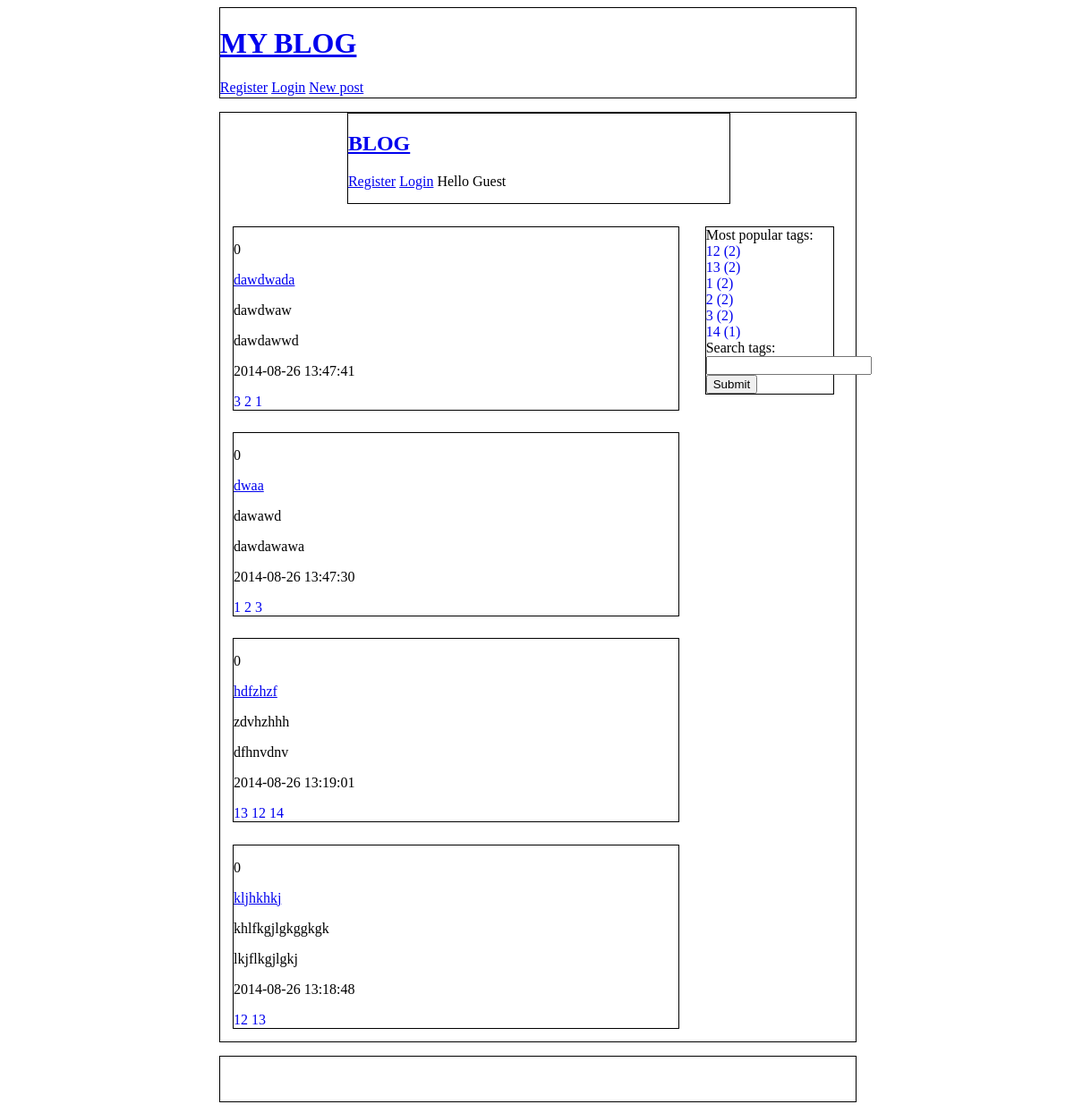
Before: /tp/index.php with the older database file.
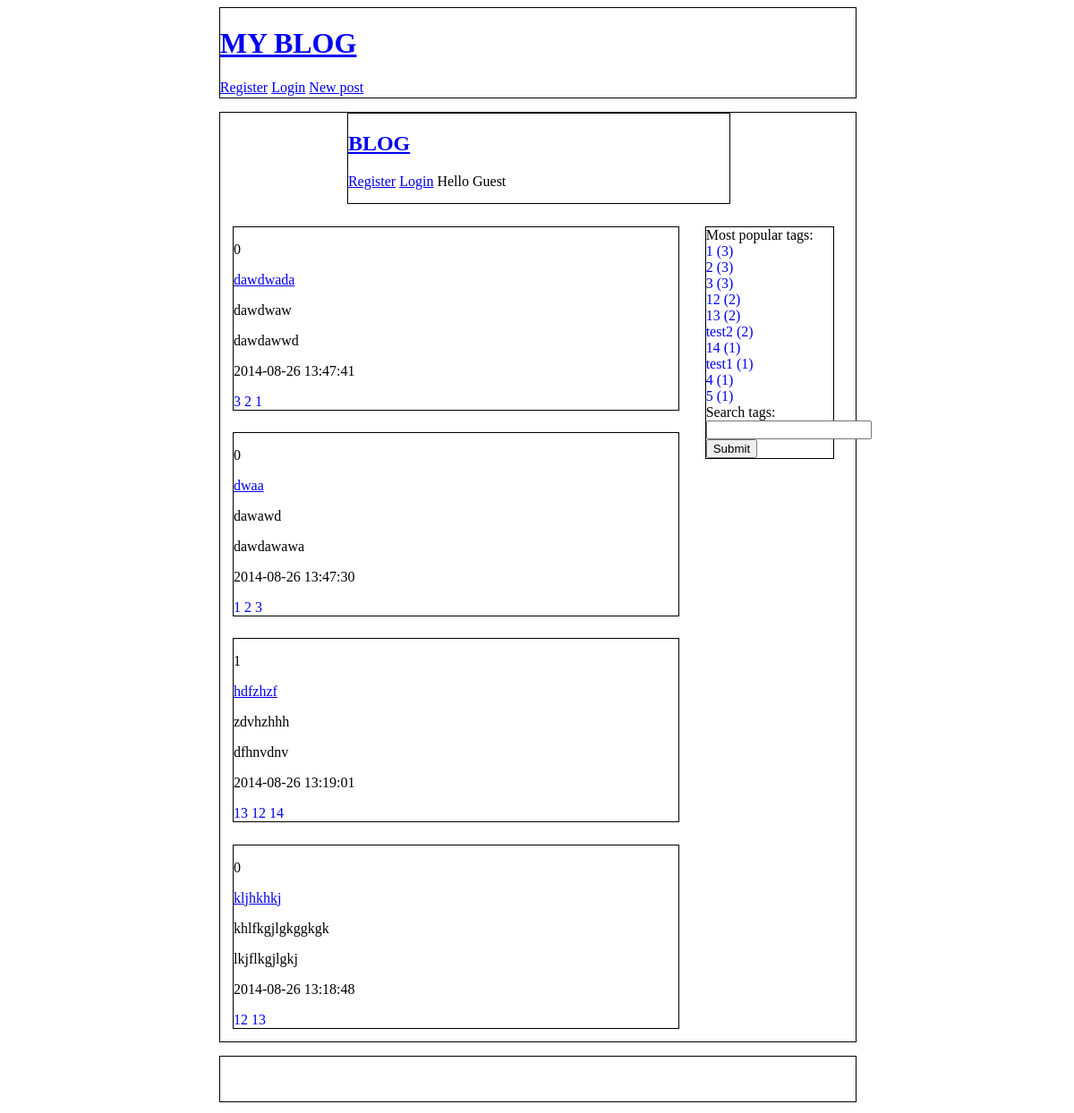
After: the same page with the newer database file.
### tables this page shows
CREATE TABLE IF NOT EXISTS `posts` (
`post_id` int(11) unsigned NOT NULL,
  `post_count` int(10) NOT NULL DEFAULT '0',
  `post_title` varchar(255) DEFAULT NULL,
  `post_desc` text,
  `post_cont` text,
  `post_date` datetime DEFAULT CURRENT_TIMESTAMP,
  `user_id` int(11) unsigned NOT NULL DEFAULT '0',
  `post_tags` varchar(255) NOT NULL
);

CREATE TABLE IF NOT EXISTS `tags` (
`tag_id` int(11) unsigned NOT NULL,
  `tag_count` int(11) unsigned NOT NULL DEFAULT '1',
  `tag_title` varchar(20) NOT NULL
);

### tp/index.php (the view, shortened to what this page needs)
<!DOCTYPE html>
<html>
<head>
    <link type="text/css" rel="stylesheet" href="Styles/index.css"/>
</head>
<body>
<header>
    <h1><a href="index.php">MY BLOG</a></h1>
    <a href="register.php">Register</a>
    <a href="login.php">Login</a>
    <a href="addpost.php">New post</a>
</header>
<main>
    <section>
    <?php
    include "header.php";
    if(isset($_GET['tag'])){
        $tag = $_GET['tag'];
        if(isset($_GET['page'])){
        $page =$_GET['page'];
            $offset =($page-1)*5;
        $query="SELECT post_id ,post_date,post_desc,post_cont,post_title,post_count, post_tags
        FROM posts WHERE post_tags LIKE '% $tag %' OR post_tags LIKE '$tag %' OR post_tags LIKE '% $tag'
         ORDER BY post_date DESC LIMIT 5 OFFSET $offset";
        }else{
            $query="SELECT post_id ,post_date,post_desc,post_cont,post_title,post_count, post_tags
        FROM posts WHERE post_tags LIKE '% $tag %' OR post_tags LIKE '$tag %' OR post_tags LIKE '% $tag'
         ORDER BY post_date DESC LIMIT 5";
        }
    }else{
      if(isset($_GET['page'])){
          $page =$_GET['page'];
          $offset =($page-1)*5;
          $query="SELECT post_id, post_title, post_desc, post_cont, post_date,post_count, post_tags FROM posts WHERE post_date <= now()
ORDER BY post_date DESC  LIMIT 5 OFFSET $offset";
      }else{
        $query="SELECT post_id,post_title, post_desc, post_cont, post_date,post_count, post_tags FROM posts WHERE post_date <= now()
ORDER BY post_date DESC LIMIT 5";
      }
    }
    $sth =  $db->query($query);
    while ($row = $sth->fetch(PDO::FETCH_ASSOC))
    {
        $title = $row['post_title'];
        $desc = $row['post_desc'];
        $cont = $row['post_cont'];
        $date = $row['post_date'];
        $postId = $row['post_id'];
        $count = $row['post_count'];
        $tagarray = explode(" ",$row['post_tags']);
        echo "<article class='posts'>";
        echo "<p>$count</p>";
        echo "<p><a href='viewpost.php?id=$postId'>$title</a></p>";
        echo "<p>$desc</p>";
        echo "<p>$cont</p>";
        echo "<p>$date</p>";
        foreach($tagarray as $value){
          if(isset($_GET['page'])){
              $page=$_GET['page'];
           echo "<a href='index.php?tag=$value&page=$page'  style='text-decoration:none'>$value</a>";
            echo " ";
          }else{
              echo "<a href='index.php?tag=$value'  style='text-decoration:none'>$value</a>";
          }
        }
        echo "</article>";
    }
     ?>
    </section>
    <aside>
        Most popular tags:<br>
        <?php
        $query="SELECT tag_title, tag_count FROM tags ORDER BY tag_count DESC LIMIT 10";
        $sth =  $db->query($query);
        while ($row = $sth->fetch(PDO::FETCH_ASSOC))
        {
            $title = $row['tag_title'];
            $count = $row['tag_count'];
            ?>
            <a href='index.php?tag=<?=$title?>' style="text-decoration:none;"><?=$title?> (<?=$count?>)</a><br>
        <?php
        }
        ?>
        <form method="get">
            <label for="tag">Search tags:</label><br>
            <input type="text" name="tag" id="tag"><br>
            <input type="submit">
        </form>
    </aside>
</main>
<footer>
</footer>
</body>
</html>

### tp/header.php (shortened to what this page needs)
<DOCTYPE html>
    <html>
    <head>
    </head>
    <body>
    <header>
        <h1><a href="index.php">BLOG</a></h1>
        <?php if(isset($_SESSION['user_name']) && $_SESSION['user_name'] &&($_SESSION['user_rights']==='user')){
?>
        <a>Hello <?php echo $_SESSION['user_name']; ?> </a>
            <a href="logout.php">Log out</a>
       <?php }elseif(isset($_SESSION['user_name']) && $_SESSION['user_name']&&($_SESSION['user_rights']==='admin')){
            ?>
            <a>Hello <?php echo $_SESSION['user_name']; ?> </a>
            <a href="addpost.php">Add post</a>
            <a href="logout.php">Log out</a>
        <?php
        }else{
            ?>
            <a href="register.php">Register</a>
            <a href="login.php">Login</a>
            <a>Hello Guest </a>
                <?php
        }
        ?>
    </header>
    </body>
    </html>

### tp/Styles/index.css (style rules this page uses)
main,header { width: 60%; margin-left: 20%; border: 1px solid black; }
main { height: 100%; display: inline-block; }
header { margin-bottom: 15px; height: 100px; }
footer { margin-top: 15px; height: 50px; margin-left: 20%; width: 60%; border: 1px solid black; display: inline-block; }
aside { display: inline-block; width: 20%; top:15px; bottom:0; margin:2%; margin-top: 10px; border: 1px solid black; }
.posts { border: 1px solid black; width: 70%; margin: 2%; margin-top: 10px; float:left; display: inline-block; }

### tp/header.php (style rules this page uses)
main,header { width:60%; margin-left: 20%; border: 1px solid black; }
main { height: 100%; display: inline-block; }
header { margin-bottom: 15px; height: 100px; }

Changed rows visible on the page:
changed posts "hdfzhzf": post_count "0" → "1"
changed tags (number 1 of 10 on the later page): tag_count "2" → "3"
changed tags (number 2 of 10 on the later page): tag_count "2" → "3"
changed tags (number 3 of 10 on the later page): tag_count "2" → "3"
shown differently, row unchanged: tags (number 4 of 10 on the later page): moves down the list
shown differently, row unchanged: tags (number 5 of 10 on the later page): moves down the list
added tags: tag_title "test2", tag_count "2"
added tags: tag_title "test1", tag_count "1"
added tags: tag_title "4", tag_count "1"
added tags: tag_title "5", tag_count "1"
